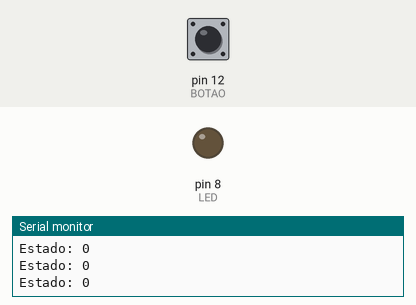
Recording of a sketch running on a simulated Arduino Uno, built with avr-gcc and run on an emulated ATmega328P. On the bench: output pins drawn as LEDs (lit = HIGH), the last lines printed to the serial monitor. The test bench sets the inputs (shaded band); at power-on: pin 12 (BOTAO) LOW.

Above: at 1.2 s.
1.3 s: pin 12 (BOTAO) pulled HIGH for 0.15 s
At 1.39 s:
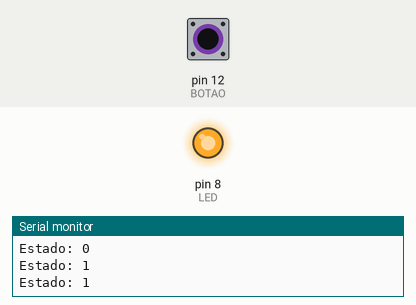
2.9 s: pin 12 (BOTAO) pulled HIGH for 3.2 s
At 6.5 s:
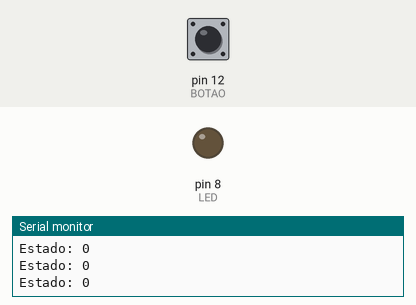
Timing chart, 0 to 8.0 s (numbered marks = the images above; inputs shaded):
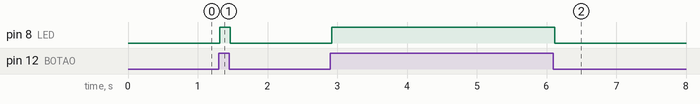

The sketch:

ligar_desligar_led.ino
```cpp
const int LED = 8;
const int BOTAO = 12;

int estadoBotao = LOW;

void setup() {
  pinMode(LED, OUTPUT);
  pinMode(BOTAO, INPUT);

  Serial.begin(9600);
}

void loop() {
  estadoBotao = digitalRead(BOTAO);
  Serial.print("Estado: ");
  Serial.println(estadoBotao);

  if (estadoBotao == HIGH) {
    digitalWrite(LED, HIGH);
  } else {
    digitalWrite(LED, LOW);
  }
}
```

Measured:
- after the input at 1.3 s, pin 8 (LED): LOW → HIGH at once, → LOW 0.15 s later
- after the input at 2.9 s, pin 8 (LED): LOW → HIGH at once, → LOW 3.2 s later
